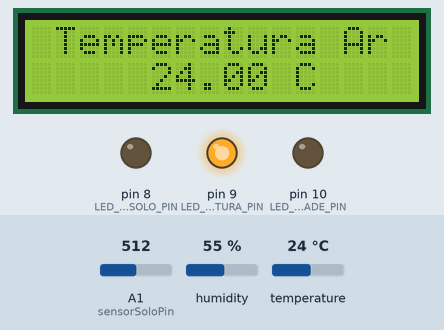
Bench run of a sketch on a simulated Arduino Uno, built with avr-gcc and run on an emulated ATmega328P. On the bench: 16×2 character LCD, output pins drawn as LEDs (lit = HIGH). The inputs (shaded band) are chosen by the test bench; at power-on: humidity 55 %, temperature 24 °C, A1 (sensorSoloPin) = 512. What the sketch prints to the serial monitor is not drawn.

Above: at 3.2 s.
3.3 s: humidity set to 68 %
At 6.3 s:
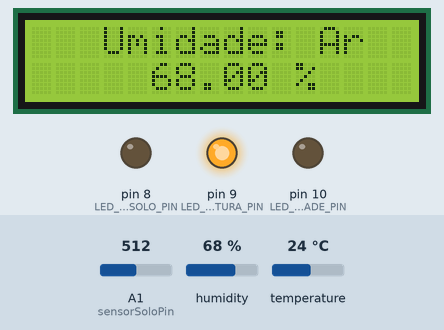
9.7 s: humidity set to 71 %
At 11.9 s:
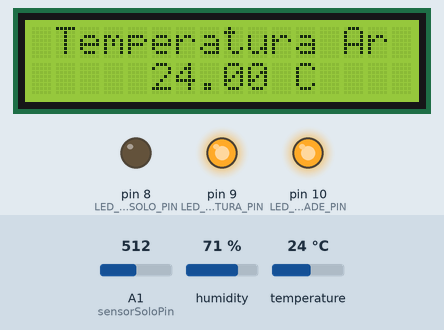
17.4 s: temperature set to 20 °C
At 21.3 s:
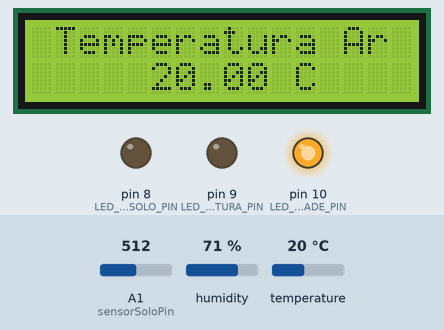
24.9 s: A1 (sensorSoloPin) set to 716
At 26.8 s:
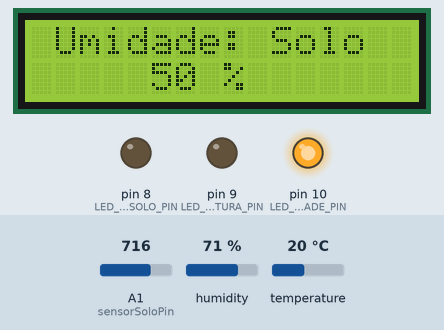
31.0 s: humidity set to 22 %
At 33.5 s:
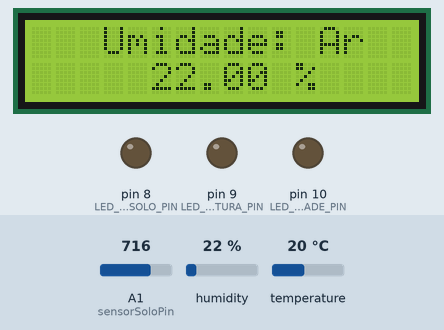
38.7 s: A1 (sensorSoloPin) set to 900
At 45.7 s:
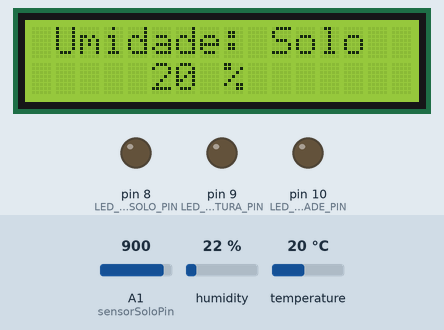
Timing chart, 0 to 47.2 s (numbered marks = the images above; inputs shaded):
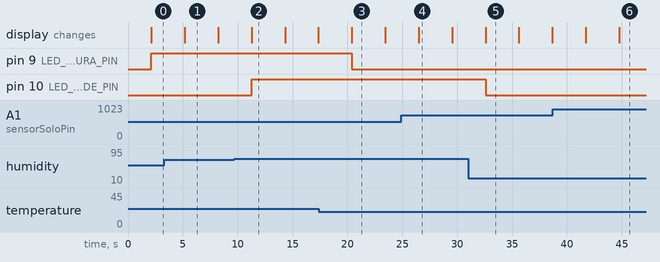

Measured:
- the behaviour switches between 69 and 70 % on humidity (found by bisection; images 1 and 2)
- the behaviour switches between 22 and 21 °C on temperature (found by bisection; images 2 and 3)
- after the input at 9.7 s, pin 10 (LED_UMIDADE_PIN): LOW → HIGH after 1.6 s
- after the input at 17.4 s, pin 9 (LED_TEMPERATURA_PIN): HIGH → LOW after 3.0 s
- after the input at 31.0 s, pin 10 (LED_UMIDADE_PIN): HIGH → LOW after 1.6 s
- what the display in image 1 shows lasts 3.0 s, from 5.2 s to 8.2 s

The sketch:

code.ino
```cpp
#include <Wire.h>
#include <LiquidCrystal_I2C.h>
#include <DHT.h>

#define DHTPIN 2
#define DHTTYPE DHT11

#define LED_UMIDADE_PIN 10
#define LED_TEMPERATURA_PIN 9
#define LED_UMIDADE_SOLO_PIN 8

const int sensorSoloPin = A1;
int valorSeco = 1020;
int valorMolhado = 420;

DHT dht(DHTPIN, DHTTYPE);
LiquidCrystal_I2C lcd(0x27, 16, 2);

int displayMode = 0;
unsigned long lastSwitchTime = 0;

void setup() {
  Serial.begin(9600);
  Serial.println("Inicio do Sketch");

  lcd.begin(16, 2);
  lcd.backlight();
  lcd.print("Inicializando");
  delay(2000);
  lcd.clear();

  dht.begin();

  // Configuração dos pinos das LEDs como saídas
  pinMode(LED_UMIDADE_PIN, OUTPUT);
  pinMode(LED_TEMPERATURA_PIN, OUTPUT);
  pinMode(LED_UMIDADE_SOLO_PIN, OUTPUT);
}

void loop() {
  float temperaturaC = dht.readTemperature();
  float umidade = dht.readHumidity();

  int leituraSolo = analogRead(sensorSoloPin);
  int umidadeSoloPercentual = map(leituraSolo, valorSeco, valorMolhado, 0, 100);
  umidadeSoloPercentual = constrain(umidadeSoloPercentual, 0, 100);

  if (millis() - lastSwitchTime >= 3000) {
    displayMode = (displayMode + 1) % 3;  // Alterna entre 0, 1, e 2
    lastSwitchTime = millis();
  }

  lcd.clear();  // Limpa o display para evitar sobreposição de informações

  // Exibe as informações de acordo com o modo
  switch (displayMode) {
    case 0:
      lcd.setCursor(1, 0);
      lcd.print("Temperatura Ar");
      lcd.setCursor(5, 1);
      lcd.print(temperaturaC, 2);
      lcd.print(" C");
      break;

    case 1:
      lcd.setCursor(3, 0);
      lcd.print("Umidade: Ar");
      lcd.setCursor(5, 1);
      lcd.print(umidade, 2);
      lcd.print(" %");
      break;

    case 2:
      lcd.setCursor(1, 0);
      lcd.print("Umidade: Solo");
      lcd.setCursor(5, 1);
      lcd.print(umidadeSoloPercentual);
      lcd.print(" %");
    break;
  }

  if (umidade >= 70 && umidade <= 80) {
    digitalWrite(LED_UMIDADE_PIN, HIGH);
  } else {
    digitalWrite(LED_UMIDADE_PIN, LOW);
  }

  if (temperaturaC >= 22 && temperaturaC <= 30) {
    digitalWrite(LED_TEMPERATURA_PIN, HIGH);
  } else {
    digitalWrite(LED_TEMPERATURA_PIN, LOW);
  }

  if (umidadeSoloPercentual >= 55 && umidadeSoloPercentual <= 70) {
    digitalWrite(LED_UMIDADE_SOLO_PIN, HIGH);
  } else {
    digitalWrite(LED_UMIDADE_SOLO_PIN, LOW);
  }

  delay(3000);
}
```
